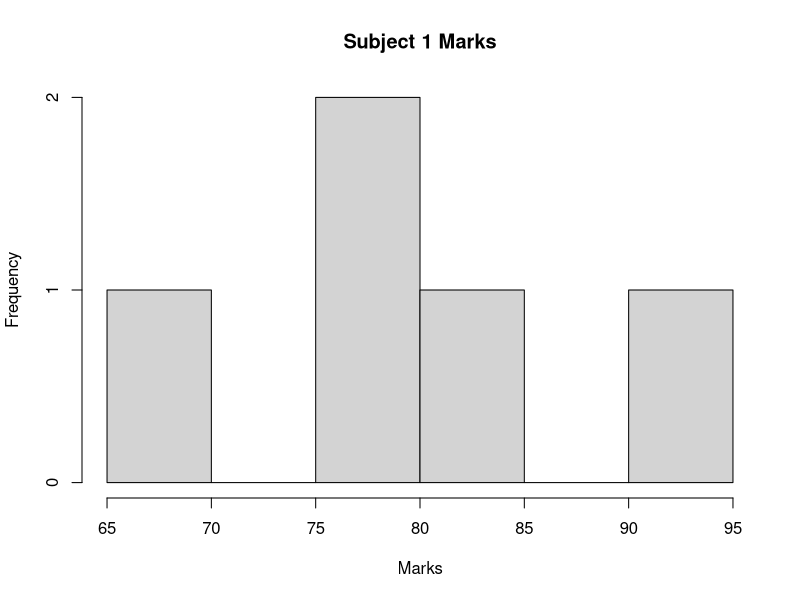
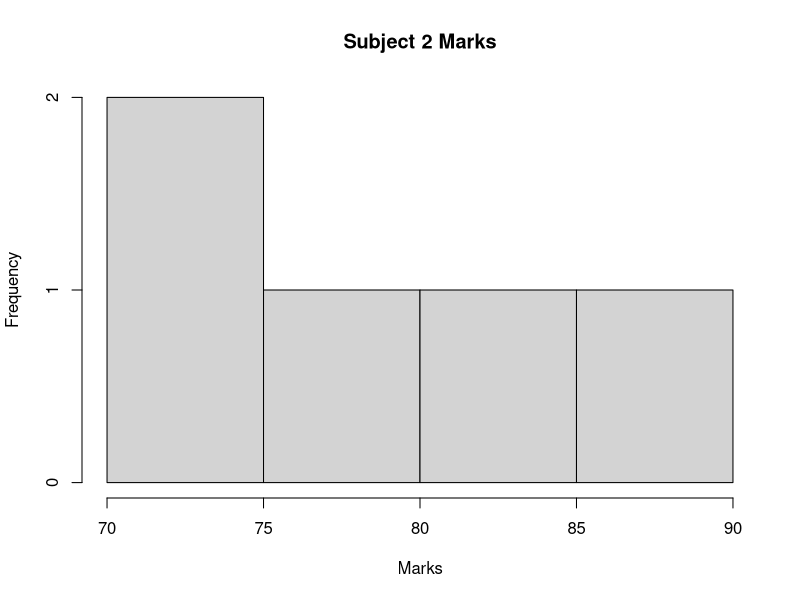
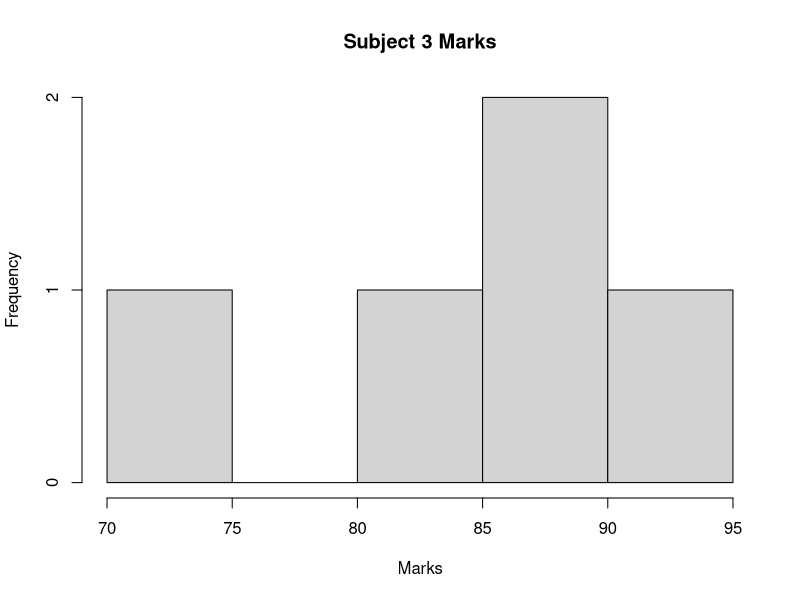

The R script that drew these images, in order:
#p3 Histogram for each subject
student_marks = data.frame( # Create data frame
Sub1 = c(85, 78, 92, 67, 80),
Sub2 = c(75, 82, 88, 70, 79),
Sub3 = c(90, 85, 95, 72, 88)
)
# Plot histograms for each subject
hist(student_marks$Sub1,
main = "Subject 1 Marks",
xlab = "Marks"
)
hist(student_marks$Sub2,
main = "Subject 2 Marks",
xlab = "Marks"
)
hist(student_marks$Sub3,
main = "Subject 3 Marks",
xlab = "Marks"
)
